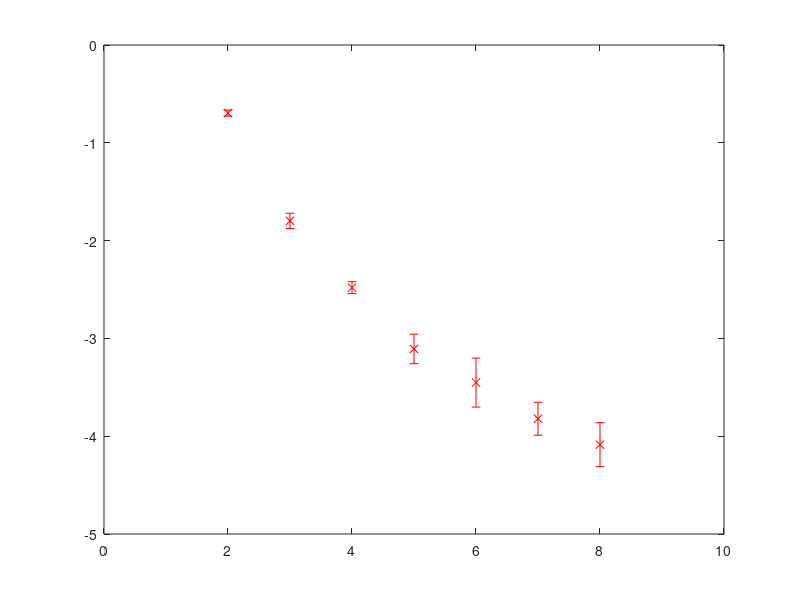

This chart was generated by the following MATLAB code: (Note: this script raises an error after producing the figure.)
%Para calcular la recurrencia de ciclos y de transiciones LCFeb15

%randperm (n,m) n posibles estados m vertices de cada ciclo


%Para encontrar una secuencia dado cierto numero de estados
for sec_edt=2:8 %para todos los vertices
for sec_rect=1:10

    Ht=[1 2];      %Ht1; %[2 3]; %Ciclo que quiero encontrar
    rec_cont=0; %Numero de veces que aparece en un enunciado
    for rt=1:1000 %numero de veces para hacer la distribucion
    %    for rt1=1:rec_s/10 %numero de veces que podria aparecer en el enunciado
            Cycle_temp=randperm(sec_edt,2); %edos,vertices

            if isequal(Ht,Cycle_temp)
                rec_cont=rec_cont+1;
            end

     %   end
      %  rec_contb=rec_contb+rec_cont;
    end
    rec_seq(sec_edt,sec_rect)=rec_cont/1000;
end
end

count=log(rec_seq);
 y = mean(count,2);
 e = std(count,1,2);
 errorbar(y,e,'xr')
 
 
%----------------------------------------------------------------
%Para buscar un ciclo especifico generado aleatoriamente
%rec_s=size(sec_Pk_edos_Ren,2);

for rc_cy=1:size(Ciclos_nums,1);
    
    xxrec=find(Ciclos_nums(rc_cy,:)==0); %numero de renglon para H o E
    Ht1=Ciclos_nums(rc_cy,:);
    Ht1(xxrec)=[];

    Ht=[1 2 3 1];%Ht1;    %Ciclo que quiero encontrar
    rec_cont=0; %Numero de veces que aparece en un enunciado
    %rec_contb=0; %Numero de veces en el total de busquedas
    rec_vert=size(Ht,2);
    if rec_vert==4 %numero de vertices
    
        Cycle_temp=zeros(1,rec_vert-1);
    %     Cycle_temp2=zeros(1,rec_vert);

        for rt=1:1000 %numero de veces para hacer la distribucion
        %    for rt1=1:rec_s/10 %numero de veces que podria aparecer en el enunciado
                Cycle_temp=randperm(rec_vert); %edos,vertices
    %             Cycle_temp2=cat(2,Cycle_temp,Cycle_temp(1));
                if isequal(Ht,Ht(Cycle_temp))
                    rec_cont=rec_cont+1;
                end

         %   end
          %  rec_contb=rec_contb+rec_cont;
        end
    %     mean(log(rec_cont/1000))


        closed_cy_match(rc_cy)=rec_cont/1000;
        xcym=find(closed_cy_match==0);
        matches_all=closed_cy_match;
        matches_all(xcym)=[]
    end
end

% %para figura P_Cycles_mx
% count=log(P_Cycles_mx);
%  y = mean(count,2);
%  e = std(count,1,2);
%  errorbar(y,e,'xr')
% %rec_contb/(rec_s^2*1000)
% 
%--------------------------------------------------------------------
%Para contestar la pregunta de si en un enunciado aleatorio aparecen ciclos
%hamiltonianos o eurelianos
rec_nat_rand=size(sec_Pk_edos_Ren(1,1:end),2);

for rt2=1:100

xxrec_nat=randperm(rec_nat_rand);
sec_pk_random_nat=sec_Pk_edos_Ren(xxrec_nat);
sec_pk_random_ren=SRasRen(sec_pk_random_nat);

[Ciclos_nums,Ciclos_H_E]=CyFolds(sec_pk_random_nat);
ciclos_nat_rand(rt2)=size(Ciclos_nums,1);

% mean(ciclos_nat_rand)

end

mean(ciclos_nat_rand)

%----------------------------------------------------------------------
%Para encontrar las transiciones que son diferentes en un tiempo
%determinado
% c_path_times=c_pathways(Pks_Frame,sec_pk_random); %Encuentra las rutas distintas
% c_pi=0;
% for c_p=1:size(Spikes,2)
%     if find(c_path_times(:,3)==c_p)
%         c_pi=c_pi+1;
%     end
%     cumulative(c_p)=c_pi;
% end;



%----------------------------------------------------------------
%Para generar un ciclo aleatoriamente y luego buscarlo en el enunciado
%original
%rec_s=size(sec_Pk_edos_Ren,2);

for rc_cy=1:size(Ciclos_nums,1);
    
    xxrec=find(Ciclos_nums(rc_cy,:)==0); %numero de renglon para H o E
    Ht1=Ciclos_nums(rc_cy,:);
    Ht1(xxrec)=[];

    Ht=Ht1;    %[1 2 3 1];%Ciclo que quiero comparar
    rec_cont=0; %Numero de veces que aparece en un enunciado
    rec_vert=size(Ht,2);   
        Cycle_temp=zeros(1,rec_vert-1);
        Cycle_temp2=zeros(1,rec_vert);

        for rt=1:1000 %numero de veces para hacer la distribucion
                Cycle_temp=randperm(edos,rec_vert-1); %edos,vertices
                Cycle_temp2=cat(2,Cycle_temp,Cycle_temp(1));
                if isequal(Ht,Cycle_temp)
                    rec_cont=rec_cont+1;
                end

        end

        closed_cy_match(rc_cy)=rec_cont/1000;
        xcym=find(closed_cy_match==0);
        matches_all=closed_cy_match;
        matches_all(xcym)=[]
end


%-----------------------------------------------------------------------
%Para buscar las mismas secuencias en la actividad evocada y espontanea que
%han sido movidas al azar y que forman parte de ciclos H o E
for rect1=1:100
rec_nat_rand=size(sec_Pk_edos_Ren(1,1:41),2);

for rt2=1:1   %numero de repeticiones que quiero

xxrec_nat=randperm(rec_nat_rand);
sec_pk_random_nat=sec_Pk_edos_spont(xxrec_nat); %aqui determino cual usar
%sec_pk_random_ren=SRasRen(sec_pk_random_nat); %tengo que conservar los mismos

[Ciclos_nums_rand,Ciclos_H_E_rand]=CyFolds(sec_pk_random_nat); %tengo que tomar los mismos elementos para que sea significativo
ciclos_nat_rand(rt2)=size(Ciclos_nums_rand,1);

end

mean(ciclos_nat_rand)

 Ciclos_nums_spont=Ciclos_nums_rand; %el que estoy cambiando

%-----------------------------------------------------------------
%Para calcular cuantas secuencias evocadas tambien aparecen en la 
%actividad espontanea

M_adj_nat=zeros(edos,edos); %genero la matriz adyacente global

for rc_cy=1:size(Ciclos_nums_nat,1); %tomo todos los ciclos
    
    xxrec=find(Ciclos_nums_nat(rc_cy,:)==0); %numero de renglon para H o E
    Ht1=Ciclos_nums_nat(rc_cy,:);
    Ht1(xxrec)=[];
    
    for ma_t1=1:(size(Ht1,2)-1);
        if M_adj_nat(Ht1(ma_t1),Ht1(ma_t1+1))==0;
            M_adj_nat(Ht1(ma_t1),Ht1(ma_t1+1))=1;
        elseif M_adj_nat(Ht1(ma_t1),Ht1(ma_t1+1))>0;
            M_adj_nat(Ht1(ma_t1),Ht1(ma_t1+1))=M_adj_nat(Ht1(ma_t1),Ht1(ma_t1+1))+1;
        end
    end
    
end

M_nat_rec=(M_adj_nat>1)*1;

%------------------------------------------

M_adj_spont=zeros(edos,edos); %genero la matriz adyacente global

for rc_cy=1:size(Ciclos_nums_spont,1); %tomo todos los ciclos
    
    xxrec=find(Ciclos_nums_spont(rc_cy,:)==0); %numero de renglon para H o E
    Ht1=Ciclos_nums_spont(rc_cy,:);
    Ht1(xxrec)=[];
    
    for ma_t1=1:(size(Ht1,2)-1);
        M_adj_spont(Ht1(ma_t1),Ht1(ma_t1+1))=1;
        
    end
    
end


M_nat_spont=(M_nat_rec&M_adj_spont)*1;
M_total=or(M_nat_rec,M_adj_spont)*1;
M_nat_edges=sum(sum(M_adj_nat));
M_spont_edges=sum(sum(M_adj_spont));
M_nat_spont_edges=sum(sum(M_nat_spont))
M_total_edges=sum(sum(M_total));
M_nat_rec_edges=sum(sum(M_nat_rec));


recurrence_random=M_nat_spont_edges/M_nat_rec_edges;

end
mean(recurrence_random)

%----------------------------------------------
%Para encontrar el intervalo entre las secuencias recurrentes antes y
%durante la estimulacion

% M_nat_spont %dice cuales son las secuencias recurrentes
% M_nat_spont_edges %numero de secuencias recurrentes
% sec_Pk_edos_Ren %para encontrar las secuencias
% sec_Pk_frames %para encontrar los frames


recurrent_sequences=zeros(M_nat_spont_edges,2);
[row, col]=find(M_nat_spont==1);
recurrent_sequences(:,1)=row;
recurrent_sequences(:,2)=col;
recurrent_sequences=sortrows(recurrent_sequences); %secuencias recurrentes
rec_seq_max=size(sec_Pk_edos_Ren(1,:),2); %numero total de elementos
rec_seq_loc=zeros(M_nat_spont_edges,rec_seq_max);


for recseqt=1:M_nat_spont_edges
    first_seqt=find(sec_Pk_edos_Ren==recurrent_sequences(recseqt,1));
    for rct2=1:size(first_seqt,2)-1;
        if sec_Pk_edos_Ren(first_seqt(rct2)+1)==recurrent_sequences(recseqt,2)
%            recseqt      %indica la secuencia
%            first_seqt(rct2) %indica el indice en sec_Pk_edos_Ren
            rec_seq_loc(recseqt,rct2)=first_seqt(rct2); 
        end
    end    
end


for hh=1:984 %para encontrar los frames
    if sec_Pk_frames(hh)>0
rec_seq_frame(hh,:)=[Pks_Frame(hh) sec_Pk_frames(hh)];
    end
end;
xxt=find(rec_seq_frame(:,1)==0);
rec_seq_frame(xxt,:)=[];

%------------------------------------------------------
%Para encontrar a partir de que valor son significativamente diferentes

(size(find(S_index_ti<0.99))-size(find(S_index_ti<0.9)))/955^2 %para cada intervalo


% count=log(P_Cycles_mx);
%  y = mean(count,2);
%  e = std(count,1,2);
%  errorbar(y,e,'xr')

